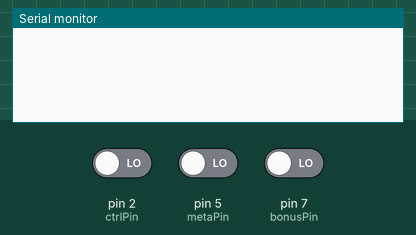
This sketch was run on a simulated Arduino Leonardo, built with avr-gcc and run on an emulated ATmega32U4. Parts: the last lines printed to the serial monitor. The test bench sets the inputs (shaded band); at power-on: pin 2 (ctrlPin) LOW, pin 5 (metaPin) LOW, pin 7 (bonusPin) LOW. USB keyboard and mouse output is not drawn.

Above: at 1.2 s.
1.3 s: pin 2 (ctrlPin) driven HIGH
At 2.1 s:
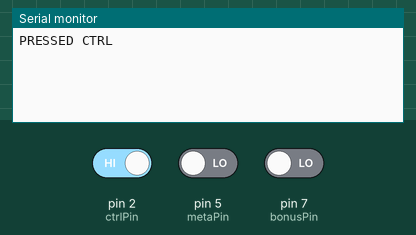
2.8 s: pin 5 (metaPin) driven HIGH
At 3.2 s:
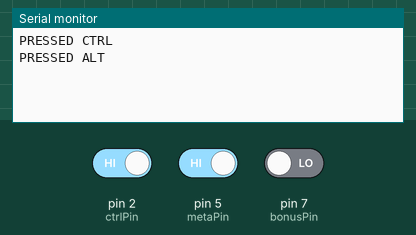
4.3 s: pin 7 (bonusPin) driven HIGH
At 5.5 s:
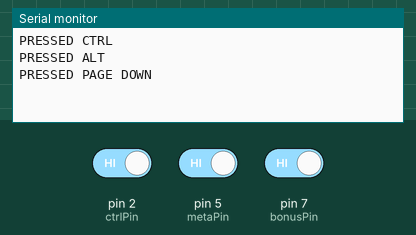
5.8 s: pin 2 (ctrlPin) driven LOW
At 6.7 s:
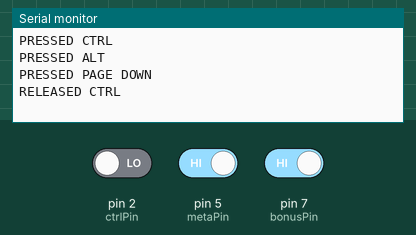
7.3 s: pin 5 (metaPin) driven LOW
At 7.9 s:
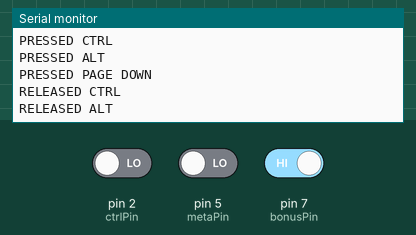
8.8 s: pin 7 (bonusPin) driven LOW
At 10.2 s:
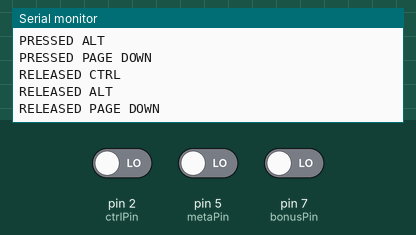

Measured:
- after the input at 1.3 s, the serial monitor: prints a new line at once (image 1)
- after the input at 2.8 s, the serial monitor: prints a new line at once (image 2)
- after the input at 4.3 s, the serial monitor: prints a new line at once (image 3)
- after the input at 5.8 s, the serial monitor: prints a new line at once (image 4)
- after the input at 7.3 s, the serial monitor: prints a new line at once (image 5)
- after the input at 8.8 s, the serial monitor: prints a new line at once (image 6)

The sketch:

usb-foot-switch.ino
```cpp
/*
  USB foot switch test for Emacs

  For the Arduino Leonardo

  Sends a META or CTRL when pedal pressed.
  An additonal bonus pedal is also included.
  RSI begone.

  The circuit is described in diagrams/circuit-diagram.jpg

  created 10 July 2022, 6 Aug 2022
  updated 2 January 2023
  by J. Clark

  Based on the tutorial code
  http://www.arduino.cc/en/Tutorial/KeyboardMessage
*/

#include "Keyboard.h"

const int ctrlPin = 2;
const int metaPin = 5;
const int bonusPin = 7;
int prevCtrlSwitchState = LOW;
int prevMetaSwitchState = LOW;
int prevBonusSwitchState = LOW;

void setup() {
  pinMode(ctrlPin, INPUT);
  pinMode(metaPin, INPUT);
  pinMode(bonusPin, INPUT);
  Keyboard.begin();
  Serial.begin(9600);
}

void loop() {
  // read switch states:
  int ctrlSwitchState = digitalRead(ctrlPin);
  int metaSwitchState = digitalRead(metaPin);
  int bonusSwitchState = digitalRead(bonusPin);
  // CTRL check
  if ((ctrlSwitchState != prevCtrlSwitchState) && (ctrlSwitchState == HIGH)) {
    Keyboard.press(KEY_LEFT_CTRL);
    Serial.println("PRESSED CTRL");
  }
  if ((ctrlSwitchState != prevCtrlSwitchState) && (ctrlSwitchState == LOW)) {
    Keyboard.release(KEY_LEFT_CTRL);
    Serial.println("RELEASED CTRL");
    delay(1);
  }
  // META check
  if ((metaSwitchState != prevMetaSwitchState) && (metaSwitchState == HIGH)) {
    Keyboard.press(KEY_LEFT_ALT);
    Serial.println("PRESSED ALT");
  }
  if ((metaSwitchState != prevMetaSwitchState) && (metaSwitchState == LOW)) {
    Keyboard.release(KEY_LEFT_ALT);
    Serial.println("RELEASED ALT");
    delay(1);
  }
  // BONUS check
  if ((bonusSwitchState != prevBonusSwitchState) && (bonusSwitchState == HIGH)) {
    Keyboard.press(KEY_PAGE_DOWN);
    Serial.println("PRESSED PAGE DOWN");
  }
  if ((bonusSwitchState != prevBonusSwitchState) && (bonusSwitchState == LOW)) {
    Keyboard.release(KEY_PAGE_DOWN);
    Serial.println("RELEASED PAGE DOWN");
    delay(1);
  }
  // save the current switch state for comparison:
  prevCtrlSwitchState = ctrlSwitchState;
  prevMetaSwitchState = metaSwitchState;
  prevBonusSwitchState = bonusSwitchState;
}
```
